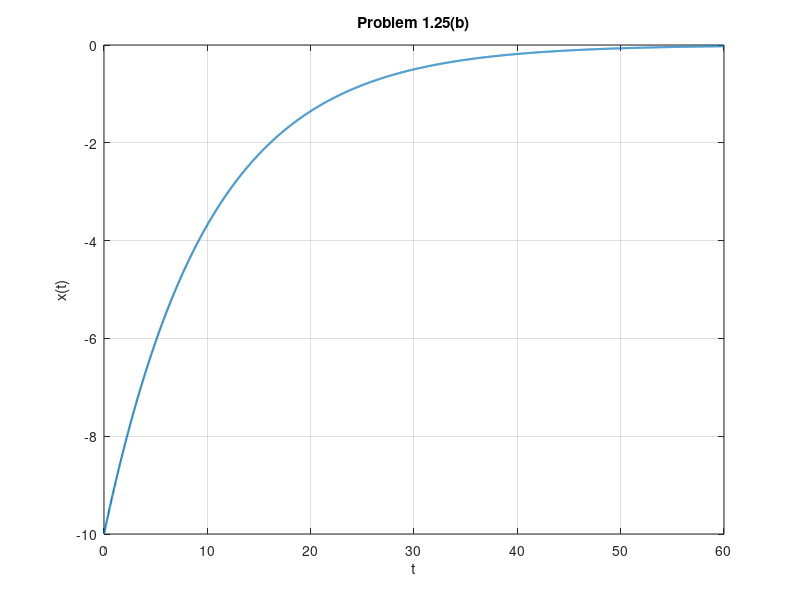

Write the MATLAB code that produced this figure. (Note: this script raises an error after producing the figure.)
%clears command window before running script
clc; clear;


%Start of problem 1.25(b)

%time start at 0 and ends at 60. 
%I went to 60 to get the best posible look at the graph. 
%Graph curves out at around 45
t=0: .02: 60;

%seting x's value
x1=-10*exp(-.1*t);

%plots the graph of b (linewitdth is the thickness of the line)
figure(1);
plot(t,x1, 'linewidth',1.5)

%setting labs for graph and turning on grid
xlabel('t');ylabel('x(t)')
title('Problem 1.25(b)')
grid on;

%End of problem 1.25(b)

%Start of 1.25(c)

%setting values of t2(time)
t=0: .02: 40;

%setting x2's values
x2 = -10*exp(-.1*t)*u(t,-5);

figure(2);
plot(t,x2, 'linewidth', 2)
set(gca,'FontSize',20);
title('Problem 1.25(c)');
grid on;

%plots the graph of c
%plot(t2,x2, 'linewidth',2)

